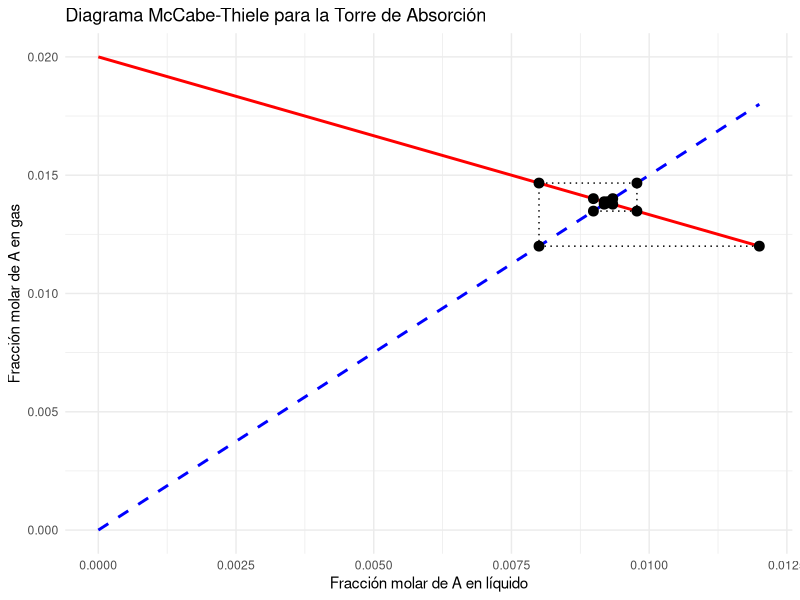

This figure's R source:
# Diseño de una torre de absorción y el cálculo del número de etapas usando el método de McCabe-Thiele

# Cargar librería
library(ggplot2)  # Para crear gráficos

# ---------------------- Datos del problema ----------------------
flujo_gas <- 100  # Flujo de gas en kg/h
flujo_liquido <- 1.5 * flujo_gas  # Flujo de líquido en kg/h (1.5 veces el flujo de gas)
y_entrada <- 0.02  # Fracción molar de A en el gas de entrada
y_salida <- 0.002  # Fracción molar de A en el gas de salida
pendiente_equilibrio <- 1.5  # Pendiente de la línea de equilibrio (relación y/x en equilibrio)

# ---------------------- Balance de masa ----------------------
x_entrada <- 0  # Se asume que el líquido entra puro (sin soluto A)
x_salida <- (flujo_gas / flujo_liquido) * (y_entrada - y_salida)  # Fracción molar de A en el líquido de salida

# ---------------------- Definir las líneas de equilibrio y operación ----------------------

# Línea de equilibrio: y = m * x
# Representa la relación entre las fracciones molares de A en el gas y el líquido en equilibrio.
linea_equilibrio <- function(x) pendiente_equilibrio * x

# Línea de operación: y = y_entrada - (G/L) * (x - x_entrada)
# Representa la relación entre las fracciones molares de A en el gas y el líquido durante la operación.
linea_operacion <- function(x) y_entrada - (flujo_gas / flujo_liquido) * (x - x_entrada)

# ---------------------- Generar puntos para graficar ----------------------
# Se generan valores de x (fracción molar de A en el líquido) desde 0 hasta x_salida.
x_valores <- seq(0, x_salida, length.out = 100)

# Se calculan los valores de y correspondientes a la línea de equilibrio y la línea de operación.
y_equilibrio <- linea_equilibrio(x_valores)
y_operacion <- linea_operacion(x_valores)

# ---------------------- Cálculo del número de etapas ----------------------
# Inicialización de variables para el cálculo de etapas.
x_etapa <- x_salida  # Comenzamos desde la fracción molar de A en el líquido de salida.
y_etapa <- linea_operacion(x_etapa)  # Fracción molar de A en el gas correspondiente.
etapas <- data.frame(x = numeric(), y = numeric())  # Dataframe para almacenar las etapas.

lista_etapas <- list()  # Lista temporal para almacenar las coordenadas de las etapas.
iteracion <- 1  # Contador de iteraciones.
max_iteraciones <- 50  # Número máximo de iteraciones para evitar bucles infinitos.

# Bucle para calcular las etapas:
# 1. Se mueve verticalmente desde la línea de operación hasta la línea de equilibrio.
# 2. Se mueve horizontalmente desde la línea de equilibrio hasta la línea de operación.
# Esto se repite hasta que la fracción molar de A en el gas (y_etapa) sea menor o igual a y_salida.
while (y_etapa > y_salida && iteracion <= max_iteraciones) {
  # Guardar la etapa actual (punto en la línea de operación).
  lista_etapas[[iteracion]] <- c(x_etapa, y_etapa)
  iteracion <- iteracion + 1
  
  # Calcular la siguiente etapa en la línea de equilibrio (movimiento vertical).
  x_etapa <- y_etapa / pendiente_equilibrio
  lista_etapas[[iteracion]] <- c(x_etapa, y_etapa)
  iteracion <- iteracion + 1
  
  # Calcular la siguiente etapa en la línea de operación (movimiento horizontal).
  y_etapa <- linea_operacion(x_etapa)
}

# Convertir la lista de etapas a un data.frame para facilitar su uso en ggplot.
etapas <- as.data.frame(do.call(rbind, lista_etapas))
colnames(etapas) <- c("x", "y")

# ---------------------- Graficar el diagrama McCabe-Thiele ----------------------
ggplot() +
  # Línea de equilibrio (azul, punteada).
  geom_line(aes(x = x_valores, y = y_equilibrio), color = "blue", size = 1, linetype = "dashed") +
  
  # Línea de operación (roja, continua).
  geom_line(aes(x = x_valores, y = y_operacion), color = "red", size = 1) +
  
  # Puntos de las etapas (negros).
  geom_point(data = etapas, aes(x = x, y = y), color = "black", size = 3) +
  
  # Línea que conecta las etapas (negra, punteada).
  geom_path(data = etapas, aes(x = x, y = y), color = "black", linetype = "dotted") +
  
  # Estilos del gráfico.
  labs(title = "Diagrama McCabe-Thiele para la Torre de Absorción",
       x = "Fracción molar de A en líquido",
       y = "Fracción molar de A en gas") +
  theme_minimal()

# ---------------------- Mostrar el número de etapas ----------------------
# El número de etapas es la mitad del número de puntos en la lista de etapas.
num_etapas <- nrow(etapas) / 2
cat("Número de etapas requeridas:", num_etapas, "\n")
